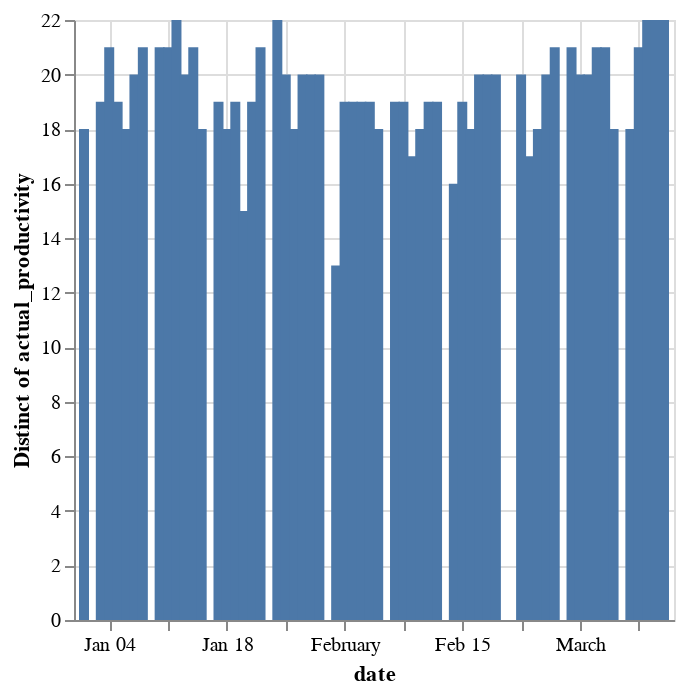

The cell this chart's notebook holds for it:
### Code cell
DeepnoteChart(df, """{"mark":{"clip":true,"type":"bar","color":"#4c78a8","tooltip":true},"config":{"legend":{}},"$schema":"https://vega.github.io/schema/vega-lite/v5.json","encoding":{"x":{"sort":"ascending","type":"temporal","field":"date","scale":{"type":"linear"}},"y":{"sort":null,"type":"quantitative","field":"actual_productivity","scale":{"type":"linear"},"aggregate":"distinct"}}}""")

### Figure 1 — Vega-Lite specification as saved in the notebook (floating-point values rounded to 4 significant figures; data arrays with more than 128 entries replaced by an {"elided": "..."} marker saying what was removed)
{"mark": {"clip": true, "type": "bar", "color": "#4c78a8", "tooltip": true}, "config": {"legend": {}}, "$schema": "https://vega.github.io/schema/vega-lite/v5.json", "encoding": {"x": {"sort": "ascending", "type": "temporal", "field": "date", "scale": {"type": "linear"}}, "y": {"sort": null, "type": "quantitative", "field": "actual_productivity", "scale": {"type": "linear"}, "aggregate": "distinct"}}, "data": {"values": {"elided": "1197 records"}}}
